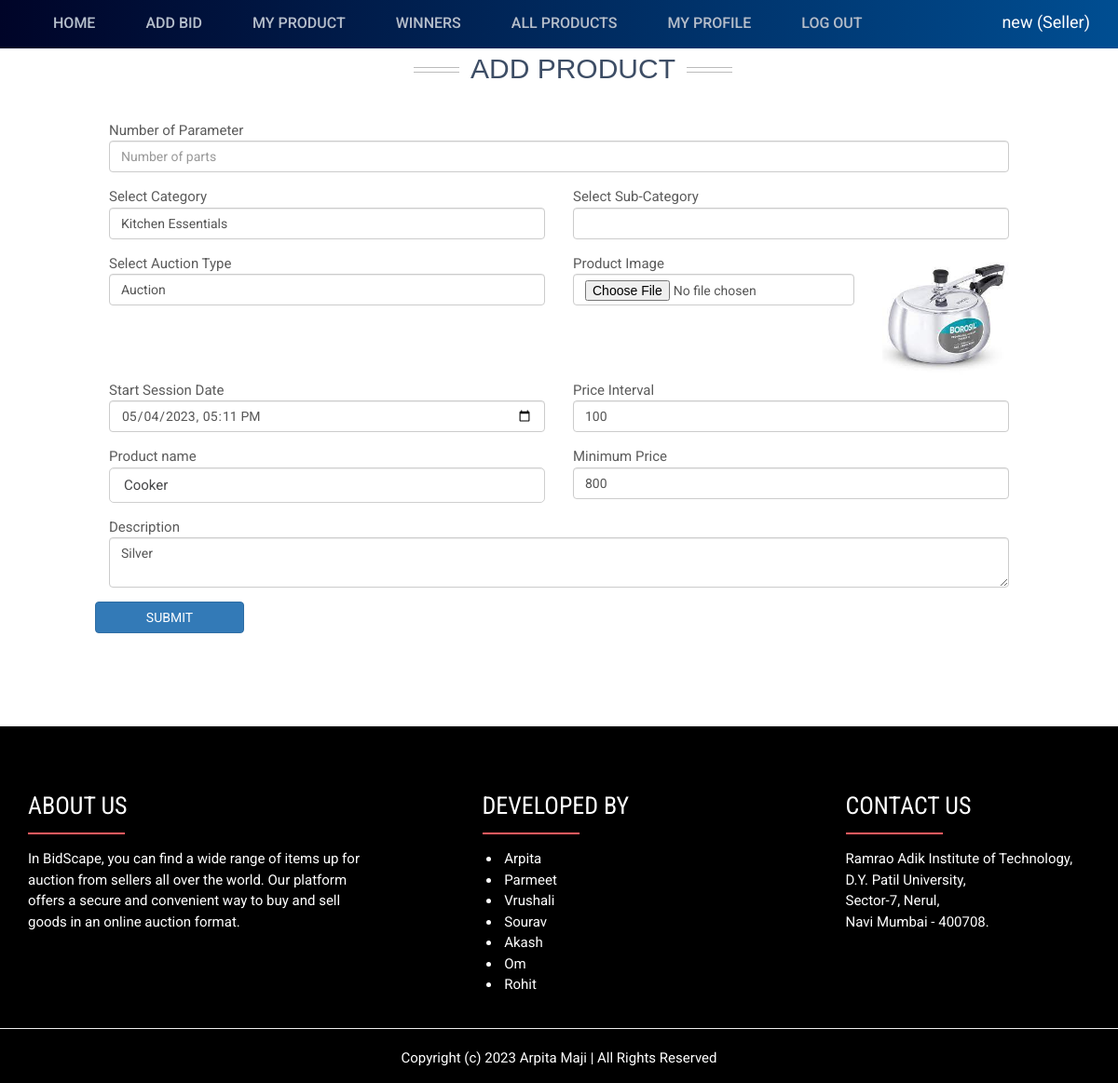
The app's page /edit_product/22 (signed in) with its own data.
### bid_app/models.py (models this page shows, shortened)
class AuctionUser(models.Model):
    user = models.ForeignKey(User,on_delete=models.CASCADE,null=True, blank=True)
    dob = models.DateField(null=True, blank=True)
    address = models.CharField(max_length=100,null=True, blank=True)
    contact = models.CharField(max_length=10,null=True, blank=True)
    image = models.FileField(null=True, blank=True)
    user_type = models.CharField(max_length=100,null=True, blank=True)
    status = models.CharField(max_length=100,null=True, blank=True, default="pending")
    membership = models.ForeignKey(Member_fee,on_delete=models.CASCADE,null=True, blank=True)
    created = models.DateTimeField(auto_now_add=True)
    adhar_card = models.FileField(null=True, blank=True)
    pan_card = models.FileField(null=True, blank=True)
    bank_statement = models.FileField(null=True, blank=True)
    adhar_number = models.CharField(max_length=100,null=True, blank=True)
    pan_number = models.CharField(max_length=100,null=True, blank=True)
    account_number = models.CharField(max_length=100,null=True, blank=True)
    agree = models.BooleanField(null=True, blank=True)
    email_verification = models.BooleanField(null=True, blank=True)
    otp = models.CharField(max_length=100,null=True, blank=True)

class Product(models.Model):
    status  = models.CharField(max_length=100,null=True, default='pending')
    bid_type  = models.CharField(max_length=100,null=True)
    payment_status  = models.CharField(max_length=100,null=True,default='pending')
    winner  = models.ForeignKey(User, on_delete=models.CASCADE, null=True, blank=True, related_name='winner')
    user  = models.ForeignKey(User, on_delete=models.CASCADE, null=True, blank=True, related_name='seller')
    name = models.CharField(max_length=100,null=True)
    min_price = models.IntegerField(null=True)
    final_price = models.IntegerField(null=True)
    interval_price = models.IntegerField(null=True)
    images = models.FileField(null=True)
    session = models.DateTimeField(null=True, blank=True)
    endsession = models.DateTimeField(null=True, blank=True, auto_now_add=True)
    category = models.ForeignKey(Sub_Category,on_delete=models.CASCADE,null=True)
    parameter = models.TextField(null=True, default="{}")
    description = models.TextField(null=True, blank=True)
    comment = models.TextField(null=True, blank=True)
    created = models.DateField(auto_now_add=True, null=True, blank=True)

class Category(models.Model):
    name = models.CharField(max_length=100,null=True)

### bid_app/views.py (the view, shortened to what this page needs)
# urls.py: path('edit_product/<int:pid>', edit_product, name="edit_product"),
def edit_product(request, pid):
    if not request.user.is_authenticated:
        return redirect('login_admin')
    if request.user.is_authenticated:
        auctionuser = AuctionUser.objects.get(user=request.user)
        if auctionuser.status == "pending":
            messages.success(request, "Your verification is pending. complete your additional detail and email verification. if these are already completed then try login after sometime.We are working on your detail verification.Thanks!")
            return redirect('profile', request.user.id)
    data = Product.objects.get(id=pid)
    cat = Category.objects.all()
    scat = Sub_Category.objects.all()
    d = {'cat': cat,'scat':scat, 'data':data}
    return render(request, 'edit_product.html', d)

### bid_app/templatetags/custom_tags.py (called while the page is built)
@register.filter(name="change_dict")
def change_dict(obj):
    return eval(obj).items()

### bid_app/templates/edit_product.html (shortened to what this page needs)
{% extends 'index.html' %}
{% block body %}
{% load static %}
{% load custom_tags %}
<div class="container" style="background:white">
    <div class="container heading heading-v1">
        <h3 style="text-transform: uppercase; font-size: 30px; margin-top: 5px; font-family: 'Trebuchet MS', Arial, sans-serif;">Add Product</h3>
    </div>
<div class="container-fluid" style="width:90%;margin-top:2%">
    <form method="post" action="" enctype="multipart/form-data">
        <div class="form-row">
        <div class="form-group col-md-12">
          <label for="exampleFormControlInput1">Number of Parameter</label>
          <input type="number" class="form-control" id="numberofparts" name="numberofparts" onkeyup="addrow(this)" placeholder="Number of parts">
        </div>
        </div>
        <div class="form-row">
            <div class="col-md-6">
                <div class="form-group">
                    <label for="exampleFormControlSelect1">Select Category</label>
                    <select class="form-control" id="programming" name="cat">
                            {% for i in cat %}
                            <option value="{{i.id}}" {% if data.category.category.id == i.id %} selected {% endif %}>{{i.name}}</option>
                            {% endfor %}
                    </select>
                </div>
            </div>
            <div class="col-md-6">
                <div class="form-group">
                    <label for="exampleFormControlSelect1">Select Sub-Category</label>
                    <select class="form-control" id="courses" name="scat">
                    </select>
                </div>
            </div>
        </div>
        <div class="form-row">
            <div class="col-md-6">
                <div class="form-group">
                    <label for="exampleFormControlSelect1">Select Auction Type</label>
                    <select class="form-control" id="auction_type" name="bid_type" onchange="changemxmin()">
                            <option value="Auction" {% if data.bid_type == 'Auction' %} selected {% endif %}>Auction</option>
                    </select>
                </div>
            </div>
            <div class="col-md-4">
                <div class="form-group">
                    <label for="exampleInputPassword1">Product Image</label>
                    <input type="file" class="form-control" id="exampleInputPassword1" name="image">
                </div>
            </div>
            <div class="col-md-2">
                <img src="{{data.images.url}}" style="width:100%">
              </div>
            <div class="col-md-6">
                <div class="form-group">
                    <label for="exampleFormControlSelect1">Start Session Date</label>
                    <input type="datetime-local" class="form-control" name="start" value="{{data.session|date:'Y-m-d'}}T{{data.session|time:'H:i'}}">
                </div>
            </div>
            <div class="col-md-6">
                <div class="form-group">
                    <label for="exampleFormControlSelect1">Price Interval</label>
                    <input type="number" class="form-control" name="interval_price" value="{{data.interval_price}}">
                </div>
            </div>
            <div class="col-md-6">
                <div class="form-group">
                    <label for="exampleInputPassword1">Product name</label>
                    <input type="text" class="form-control" placeholder="Enter product Name" id="exampleInputPassword1" value="{{data.name}}" name="p_name">
                </div>
            </div>
            <div class="col-md-6">
                <div class="form-group">
                    <label id="auction_label">Minimum Price</label>
                    <input type="number" class="form-control" id="exampleInputPassword1" name="price" value="{{data.min_price}}">
                </div>
            </div>
        </div>
        <div class="form-row">
            <div class="col-md-12">
                <div class="form-group">
                    <label for="exampleInputPassword1">Description</label>
                    <textarea class="form-control" id="exampleInputPassword1" name="desc" placeholder="Write product description">{{data.description}}</textarea>
                </div>
            </div>
        </div>
      <button type="submit" class="btn btn-primary" style="margin-bottom:10%">Submit</button>
    </form>
 </div>
</div>
{% endblock %}

### bid_app/templates/index.html (shortened to what this page needs)
<!DOCTYPE html>
{% load static %}
<html class="no-js">
<head id="Head1">
<link rel="stylesheet" href="{% static 'assets/plugins/bootstrap/css/bootstrap.min.css' %}" />
<link rel="stylesheet" href="{% static 'assets/plugins/font-awesome/css/font-awesome.min.css' %}" />
<link rel="stylesheet" href="{% static 'css/style.css' %}" />
<link rel="stylesheet" href="{% static 'css/vendor/venobox.css' %}" />
<link rel="stylesheet" href="{% static 'css/rain.style.css' %}" />
<link rel="stylesheet" href="{% static 'css/responsive.css' %}" />
    </head>
</head>
<body class="home">
                <div class="navigation-row">
                    <nav id="mainmenu">
                        <div class="wrap">
                            <ul>
                                {% if request.user.is_authenticated and request.user.auctionuser_set.all.0.user_type == "Seller" %}
                                <li><a href="/" title="Auction-Home">Home</a></li>
                                    <li><a href="/add_product" title="Add Bid">Add Bid</a></li>
                                    <li><a href="/view_product" title="View Bid">My Product</a></li>
                                    <li><a href="/meetwinners/" title="Meet Winners">Winners</a></li>
                                    <li><a href="/all_product/" title="Hot Products">All Products</a></li>
                                    <li><a href="/profile/{{request.user.id}}" title="My Profile">My Profile</a></li>
                                    <li><a href="/logout" title="Logout">Log out</a></li>
                                    <div class="user-login">
                                        <p style="color:white">{{request.user.first_name}} ({{request.user.auctionuser_set.all.0.user_type}})</p>
                                    </div>
                                {% else %}
                                    <li><a href="/" title="Auction-Home">Home</a></li>
                                    <li><a href="/about" title="About Us">About Us</a></li>
                                    <li><a href="/loginadmin" title="Login">Admin Login</a></li>
                                    <li><a href="/login" title="Login">Login</a></li>
                                    <li><a href="/signup" title="Signup">Sign up</a></li>
                                {% endif %}
                            </ul>
                        </div>
                    </nav>
                </div>
           {% block body %}
           {% endblock %}
                        <footer id="footer" class="footer-1" style="color: white;background-color: black;">
                            <div class="main-footer widgets-dark typo-light">
                            <div class="container">
                            <div class="row">
                              <div class="col-xs-12 col-sm-6 col-md-4">
                            <div class="widget subscribe no-box ">
                            <h5 class="widget-title about" style="color:white;">ABOUT US</h5>
                            <p>In BidScape, you can find a wide range of items up for auction from sellers all over the world. Our platform offers a secure and convenient way to buy and sell goods in an online auction format.
                            </p>
                            </div>
                            </div>
                            <div class="col-xs-12 col-sm-6 col-md-1">
            </div>
                            <div class="col-xs-12 col-sm-6 col-md-3">
                            <div class="widget no-box">
                            <h5 class="widget-title about" style="color:white;">DEVELOPED BY</h5>
                            <ul class="thumbnail-widget">
                            <li>
                            <div class="thumb-content">&nbsp;Arpita</div>
                            </li>
                            <li>
                            <div class="thumb-content">&nbsp;Parmeet</div>
                            </li>
                            <li>
                                <div class="thumb-content">&nbsp;Vrushali</div>
                            </li>
                            <li>
                                <div class="thumb-content">&nbsp;Sourav</div>
                            </li>
                            <li>
                                <div class="thumb-content">&nbsp;Akash</div>
                            </li>
                            <li>
                                <div class="thumb-content">&nbsp;Om</div>
                            </li>
                            <li>
                                <div class="thumb-content">&nbsp;Rohit</div>
                            </li>
                            </ul>
                            </div>
                            </div>
                            <div class="col-xs-12 col-sm-6 col-md-1">
            </div>
                            <div class="col-xs-12 col-sm-6 col-md-3">
                            <div class="widget no-box">
                            <h5 class="widget-title about" style="color:white;">CONTACT US</h5>
                                        <p>Ramrao Adik Institute of Technology, D.Y. Patil University,<br>Sector-7, Nerul,<br>Navi Mumbai - 400708.</p>
                            </div>
                            </div>
                            </div>
                            </div>
                              <hr style="height:0.5px;color:gray;background-color:gray;">
                            <div class="footer-copyright">
                            <div class="container">
                            <div class="row">
                            <div class="col-md-12 text-center">
                            <p>Copyright (c) 2023 Arpita Maji | All Rights Reserved</p>
                            </div>
                            </div>
                            </div>
                            </div>
                            </footer>
</body>
</html>

### bid_app/static/css/responsive.css (style rules this page uses)
@media only screen and (min-width: 768px) { .user-login form, #mainmenu ul, .account-bar > ul { display:block !important; } }
@media only screen and (min-width: 1001px) and (max-width: 1200px) { .wrap { width:auto; padding:0 15px; } }
@media only screen and (min-width: 1001px) and (max-width: 1200px) { img { max-width: 100%; width:auto; height:auto; } }
@media only screen and (min-width: 1001px) and (max-width: 1200px) { .user-login { margin:10px 0 0; } }

### bid_app/templates/index.html (style rules this page uses)
.about:after { content:""; display:block; width: 4em; max-width:70%; border-bottom: 0.1em solid #FF5A5F; margin: 0.5em 0 0.5em 0; }

### records on screen
Product: cat "Kitchen Essentials", bid_type "Auction", images (picture), start "05/04/2023 17:11", interval_price "100", p_name "Cooker", price "800", desc "Silver"

### other values on screen
{{ request.user.first_name }} "new"
{{ request.user.auctionuser_set.all.0.user_type }} "Seller"
